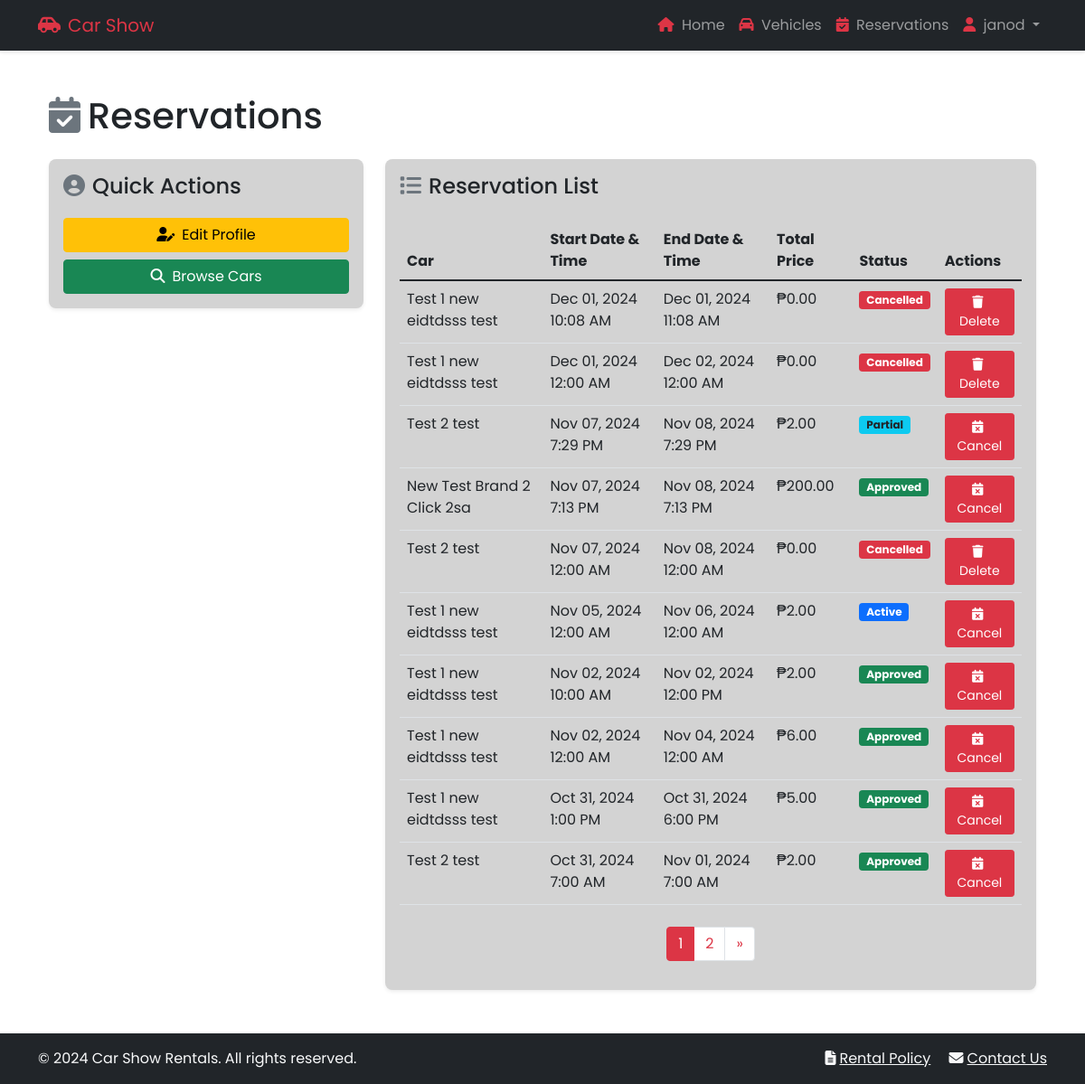
/reservations/ (signed in), run on an earlier commit of the app's database.
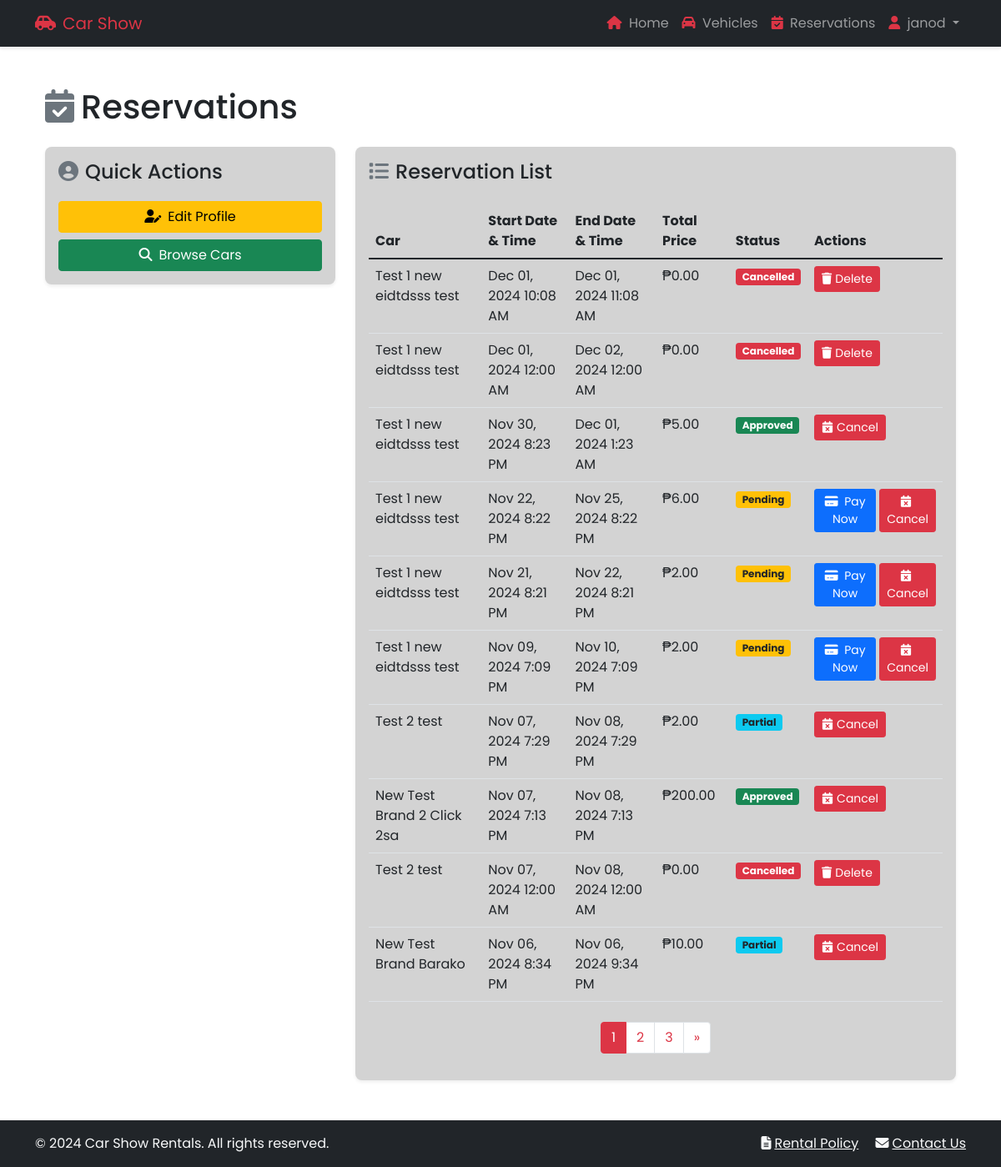
And on a later commit of the database.
### backend/models.py (models this page shows, shortened)
class Reservation(models.Model):
    RATE_TYPES = [
        ('hourly', 'Hourly'),
        ('daily', 'Daily'),
        ('weekly', 'Weekly'),
    ]
    STATUS_CHOICES = [
        ('pending', 'Pending'),
        ('partial', 'Partial'),
        ('paid', 'Paid'),
        ('active', 'Active'),
        ('completed', 'Completed'),
        ('cancelled', 'Cancelled'),
    ]
    user = models.ForeignKey(User, on_delete=models.CASCADE)
    car = models.ForeignKey(Car, on_delete=models.CASCADE)
    rate_type = models.CharField(max_length=10, choices=RATE_TYPES)
    start_datetime = models.DateTimeField()
    end_datetime = models.DateTimeField()
    receipt_image = models.ImageField(upload_to='receipts/', blank=True, null=True)
    reference_number = models.CharField(max_length=50, blank=True, null=True)
    amount = models.DecimalField(max_digits=10, decimal_places=2, default=0)
    total_price = models.DecimalField(max_digits=10, decimal_places=2)
    status = models.CharField(max_length=20, choices=STATUS_CHOICES, default='pending')
    created_at = models.DateTimeField(auto_now_add=True)
    updated_at = models.DateTimeField(auto_now=True)
    class Meta:
        ordering = ['-created_at', '-updated_at']

class Car(models.Model):
    CAR_TYPES = [
        ('sedan', 'Sedan'),
        ('suv', 'SUV'),
        ('pick up', 'Pick Up'),
        ('van', 'Van'),
        ('mini van', 'Mini Van'),
    ]
    brand = models.CharField(max_length=100)
    model = models.CharField(max_length=100)
    year = models.IntegerField()
    total_units = models.IntegerField()
    unavailable_units = models.IntegerField(default=0)
    car_type = models.CharField(max_length=20, choices=CAR_TYPES)
    hourly_rate = models.DecimalField(max_digits=8, decimal_places=2)
    daily_rate = models.DecimalField(max_digits=8, decimal_places=2)
    features = models.TextField()
    created_at = models.DateTimeField(auto_now_add=True)
    class Meta:
        ordering = ['-created_at']

### frontend/views.py (the view)
# urls.py: path('reservations/', views.view_reservations, name='admin_reservations'),
@login_required
def view_reservations(request):
    reservations = Reservation.objects.filter(user=request.user).order_by('-start_datetime')
    paginator = Paginator(reservations, 10)
    page = request.GET.get('page')
    try:
        reservations = paginator.page(page)
    except PageNotAnInteger:
        reservations = paginator.page(1)
    except EmptyPage:
        reservations = paginator.page(paginator.num_pages)
    return render(request, 'frontend/reservations.html', {'reservations': reservations})

### frontend/templates/frontend/reservations.html (shortened to what the changed rows need)
{% extends 'frontend/base.html' %}
{% load static %}
{% block content %}
<div class="container">
    <h1 class="mb-4"><i class="fas fa-calendar-check me-2 text-secondary"></i>Reservations</h1>
    <div class="row">
        <div class="col-md-4 mb-4">
            <div class="card shadow-sm" style="background-color: #d3d3d3;">
                <div class="card-body">
                    <h2 class="card-title h4"><i class="fas fa-user-circle me-2 mb-3 text-secondary"></i>Quick Actions</h2>
                </div>
            </div>
        </div>
        <div class="col-md-8">
            <div class="card shadow-sm" style="background-color: #d3d3d3;">
                <div class="card-body">
                    <h2 class="card-title h4 mb-4"><i class="fas fa-list me-2 text-secondary"></i>Reservation List</h2>
                    {% if reservations %}
                        <div class="table-responsive">
                            <table class="table table-hover">
                                <thead>
                                    <tr>
                                        <th>Car</th>
                                        <th>Start Date & Time</th>
                                        <th>End Date & Time</th>
                                        <th>Total Price</th>
                                        <th>Status</th>
                                        <th>Actions</th>
                                    </tr>
                                </thead>
                                <tbody>
                                {% for reservation in reservations %}
                                    <tr>
                                        <td>{{ reservation.car.brand }} {{ reservation.car.model }}</td>
                                        <td>{{ reservation.start_datetime|date:"M d, Y g:i A"}}</td>
                                        <td>{{ reservation.end_datetime|date:"M d, Y g:i A"}}</td>
                                        <td>₱{{ reservation.total_price }}</td>
                                        <td>
                                            {% if reservation.status == 'pending' %}
                                                <span class="badge bg-warning text-dark">Pending</span>
                                            {% elif reservation.status == 'partial' %}
                                                <span class="badge bg-info text-dark">Partial</span>
                                            {% elif reservation.status == 'paid' %}
                                                <span class="badge bg-success">Approved</span>
                                            {% elif reservation.status == 'active' %}
                                                <span class="badge bg-primary">Active</span>
                                            {% elif reservation.status == 'completed' %}
                                                <span class="badge bg-secondary">Completed</span>
                                            {% elif reservation.status == 'cancelled' %}
                                                <span class="badge bg-danger">Cancelled</span>
                                            {% endif %}
                                        </td>
                                        <td>
                                            {% if reservation.status == 'pending' %}
                                            <div class="d-flex gap-1">
                                                <a href="{% url 'payment' reservation.id %}" class="btn btn-sm btn-primary">
                                                    <i class="fas fa-credit-card me-1"></i>
                                                        Pay Now
                                                </a>
                                                <button class="btn btn-danger btn-sm" data-bs-toggle="modal"
                                                        data-bs-target="#cancelModal-{{ reservation.id }}">
                                                    <i class="fas fa-calendar-times me-1"></i>Cancel
                                                </button>
                                            </div>
                                            {% elif reservation.status == 'active' or reservation.status == 'paid' or reservation.status == 'partial' %}
                                                <button class="btn btn-danger btn-sm" data-bs-toggle="modal"
                                                        data-bs-target="#cancelModal-{{ reservation.id }}">
                                                    <i class="fas fa-calendar-times me-1"></i>Cancel
                                                </button>
                                            {% elif reservation.status == 'completed' or reservation.status == 'cancelled' %}
                                                <button class="btn btn-danger btn-sm" data-bs-toggle="modal"
                                                        data-bs-target="#deleteModal-{{ reservation.id }}">
                                                    <i class="fas fa-trash me-1"></i>Delete
                                                </button>
                                            {% endif %}
                                        </td>
                                    </tr>
                                {% endfor %}
                                </tbody>
                            </table>
                        </div>
                    {% else %}
                        <p class="text-center alert alert-info">
                            <i class="fas fa-info-circle me-2"></i>You have no reservations yet.
                        </p>
                    {% endif %}
                    {% if reservations.has_other_pages %}
                    <nav aria-label="Page navigation" class="mt-2">
                        <ul class="pagination justify-content-center">
                            {% for i in reservations.paginator.page_range %}
                                {% if reservations.number == i %}
                                    <li class="page-item active"><span class="page-link bg-danger border-danger">{{ i }}</span></li>
                                {% else %}
                                    <li class="page-item"><a class="page-link text-danger" href="?page={{ i }}{% for key, value in request.GET.items %}{% if key != 'page' %}&{{ key }}={{ value }}{% endif %}{% endfor %}">{{ i }}</a></li>
                                {% endif %}
                            {% endfor %}
                        </ul>
                    </nav>
                    {% endif %}
                </div>
            </div>
        </div>
    </div>
</div>
{% endblock %}

What changed in the data, as far as the page shows it:
no longer on this page (row unchanged): Reservation: car.brand "Test 1 new eidtdsss", car.model "test", start_datetime "Nov 05, 2024 12:00 AM", end_datetime "Nov 06, 2024 12:00 AM", total_price "2.00", status "Active"
no longer on this page (row unchanged): Reservation: car.brand "Test 1 new eidtdsss", car.model "test", start_datetime "Nov 02, 2024 10:00 AM", end_datetime "Nov 02, 2024 12:00 PM", total_price "2.00", status "Approved"
no longer on this page (row unchanged): Reservation: car.brand "Test 1 new eidtdsss", car.model "test", start_datetime "Nov 02, 2024 12:00 AM", end_datetime "Nov 04, 2024 12:00 AM", total_price "6.00", status "Approved"
no longer on this page (row unchanged): Reservation: car.brand "Test 1 new eidtdsss", car.model "test", start_datetime "Oct 31, 2024 1:00 PM", end_datetime "Oct 31, 2024 6:00 PM", total_price "5.00", status "Approved"
no longer on this page (row unchanged): Reservation: car.brand "Test 2", car.model "test", start_datetime "Oct 31, 2024 7:00 AM", end_datetime "Nov 01, 2024 7:00 AM", total_price "2.00", status "Approved"
added Reservation: car.brand "Test 1 new eidtdsss", car.model "test", start_datetime "Nov 30, 2024 8:23 PM", end_datetime "Dec 01, 2024 1:23 AM", total_price "5.00", status "Approved"
added Reservation: car.brand "Test 1 new eidtdsss", car.model "test", start_datetime "Nov 22, 2024 8:22 PM", end_datetime "Nov 25, 2024 8:22 PM", total_price "6.00", status "Pending"
added Reservation: car.brand "Test 1 new eidtdsss", car.model "test", start_datetime "Nov 21, 2024 8:21 PM", end_datetime "Nov 22, 2024 8:21 PM", total_price "2.00", status "Pending"
added Reservation: car.brand "Test 1 new eidtdsss", car.model "test", start_datetime "Nov 09, 2024 7:09 PM", end_datetime "Nov 10, 2024 7:09 PM", total_price "2.00", status "Pending"
added Reservation: car.brand "New Test Brand", car.model "Barako", start_datetime "Nov 06, 2024 8:34 PM", end_datetime "Nov 06, 2024 9:34 PM", total_price "10.00", status "Partial"
Also different on the page:
new list line: "3"
